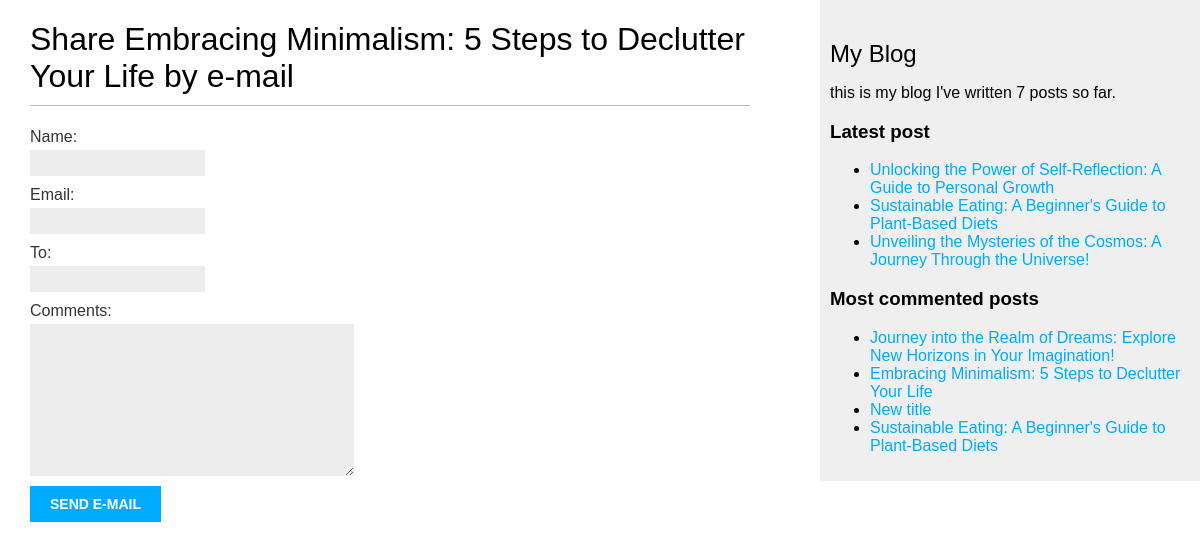
/blog/5/share/, run on the app's committed database.
### blog/models.py (models this page shows, shortened)
class Post(models.Model):
    class Status(models.TextChoices):
        DRAFT = 'DF', 'Draft'
        PUBLISHED = 'PB', 'Published'
    title = models.CharField(max_length=250)
    slug = models.SlugField(max_length=250, unique_for_date='publish')
    author = models.ForeignKey(User,
                               on_delete=models.CASCADE,
                               related_name='blog_posts')
    body = models.TextField()
    publish = models.DateField(default=timezone.now)
    created = models.DateField(auto_now_add=True)
    updated = models.DateField(auto_now=True)
    status = models.CharField(max_length=2,
                              choices=Status.choices,
                              default=Status.DRAFT)
    objects = models.Manager()
    published = PublishedManager()
    tags = TaggableManager()
    class Meta:
        ordering = ['-publish']
        indexes = [
            models.Index(fields=['-publish']),
        ]
    def get_absolute_url(self):
        return reverse('blog:post_detail', args=[self.publish.year,
                                                 self.publish.month,
                                                 self.publish.day,
                                                 self.slug])

### blog/views.py (the view)
# urls.py: path('<int:post_id>/share/', views.post_share, name='post_share'),
def post_share(request, post_id):
    post = get_object_or_404(Post, id=post_id, status=Post.Status.PUBLISHED)
    sent = False
    if request.method == 'POST':
        form = EmailPostForm(request.POST)
        if form.is_valid():
            cd = form.cleaned_data
            post_url = request.build_absolute_uri(post.get_absolute_url())
            subject = f"{cd['name']} recommend you read {post.title}"
            message = f"Read {post.title} at {post_url}\n\n {cd['name']}'s comments: {cd['comments']}"
            send_mail(subject, message, 'sasha.v720@gmail.com', [cd['to']])
            sent = True
    else:
        form = EmailPostForm()
    return render(request, 'blog/post/share.html', {'post': post,
                                                    'form': form,
                                                    'sent': sent})

### blog/forms.py
class EmailPostForm(forms.Form):
    name = forms.CharField(max_length=25)
    email = forms.EmailField()
    to = forms.EmailField()
    comments = forms.CharField(required=False, widget=forms.Textarea)

### blog/models.py (called while the page is built)
    def get_queryset(self):
        return super().get_queryset()\
                        .filter(status=Post.Status.PUBLISHED)

### blog/templatetags/blog_tags.py (called while the page is built)
@register.simple_tag
def total_posts():
    return Post.published.count()

@register.simple_tag
def get_most_commented_posts(count=2):
    return Post.published.annotate(total_comments=Count('comments')).order_by('-total_comments')[::count]

@register.inclusion_tag('blog/post/latest_posts.html')
def show_latest_posts(count=5):
    latest_posts = Post.published.order_by('-publish')[::count]
    return {'latest_posts': latest_posts}

### blog/templates/blog/post/share.html (shortened to what this page needs)
{% extends "blog/base.html" %}
{% block content %}
    {% if sent %}
        <h1>E-mail sent successfully </h1>
        <p>
            "{{ post.title }}" was successfully sent to {{ form.cleaned_data.to }}.
        </p>
    {% else %}
        <h1>Share {{ post.title }} by e-mail</h1>
        <form method="post">
            {{ form.as_p }}
            <input type="submit" value="Send e-mail">
        </form>
    {% endif %}
{% endblock %}

### blog/templates/blog/base.html (shortened to what this page needs)
{% load blog_tags %}
{% load static %}
<!DOCTYPE html>
<html lang="en">
<head>
    <link href="{% static 'css/blog.css' %}" rel="stylesheet">
</head>
<body>
    <div id="content">
        {% block content %}
        {% endblock %}
    </div>
    <div id="sidebar">
        <h2>My Blog</h2>
        <p>
            this is my blog
            I've written {% total_posts %} posts so far.
        </p>
        <h3>Latest post</h3>
        {% show_latest_posts 3 %}
        <h3>Most commented posts</h3>
        {% get_most_commented_posts as most_commented_posts %}
        <ul>
            {% for post in most_commented_posts %}
            <li>
                <a href="{{ post.get_absolute_url }}">{{ post.title }}</a>
            </li>
            {% endfor %}
        </ul>
    </div>
</body>
</html>

### blog/templates/blog/post/latest_posts.html
<ul>
    {% for post in latest_posts %}
    <li>
        <a href="{{ post.get_absolute_url }}">{{ post.title }}</a>
    </li>
    {% endfor %}
</ul>

### blog/static/css/blog.css (style rules this page uses)
body { margin:0; padding:0; font-family:helvetica, sans-serif; }
a { color:#00abff; text-decoration:none; }
h1 { font-weight:normal; border-bottom:1px solid #bbb; padding:0 0 10px 0; }
h2 { font-weight:normal; margin:30px 0 0; }
#content { float:left; width:60%; padding:0 0 0 30px; }
#sidebar { float:right; width:30%; padding:10px; background:#efefef; height:100%; }
label { float:left; clear:both; color:#333; margin-bottom:4px; }
input, textarea { clear:both; float:left; margin:0 0 10px; background:#ededed; border:0; padding:6px 10px; font-size:12px; }
input[type=submit] { font-weight:bold; background:#00abff; color:#fff; padding:10px 20px; font-size:14px; text-transform:uppercase; }

### data on the page
Post: title "Embracing Minimalism: 5 Steps to Declutter Your Life"
Post: title "Unlocking the Power of Self-Reflection: A Guide to Personal Growth"
Post: title "Sustainable Eating: A Beginner's Guide to Plant-Based Diets"
Post: title "Unveiling the Mysteries of the Cosmos: A Journey Through the Universe!"
Post: title "Journey into the Realm of Dreams: Explore New Horizons in Your Imagination!"
Post: title "New title"
